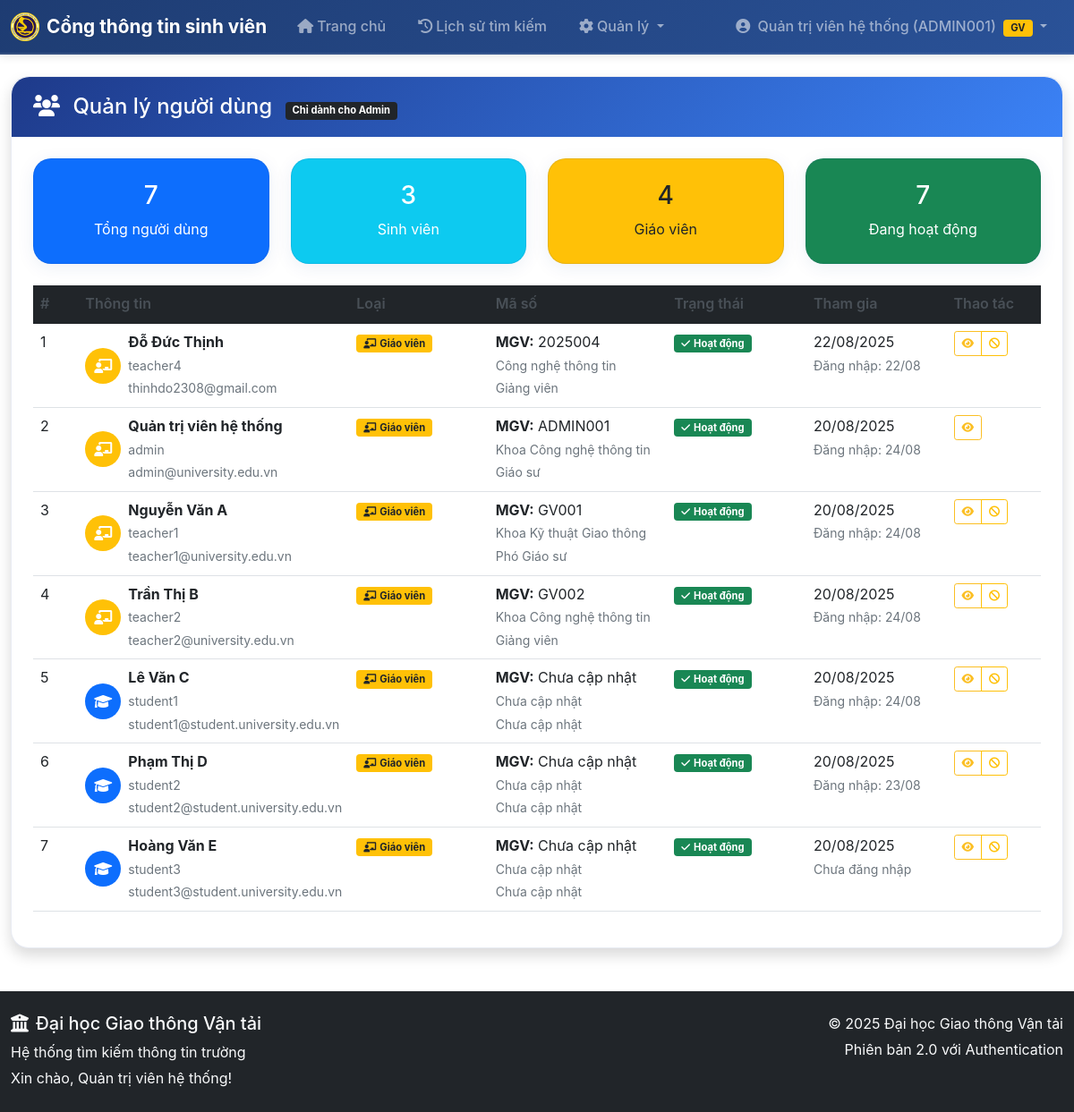
/admin/users (signed in), run on an earlier commit of the app's database.
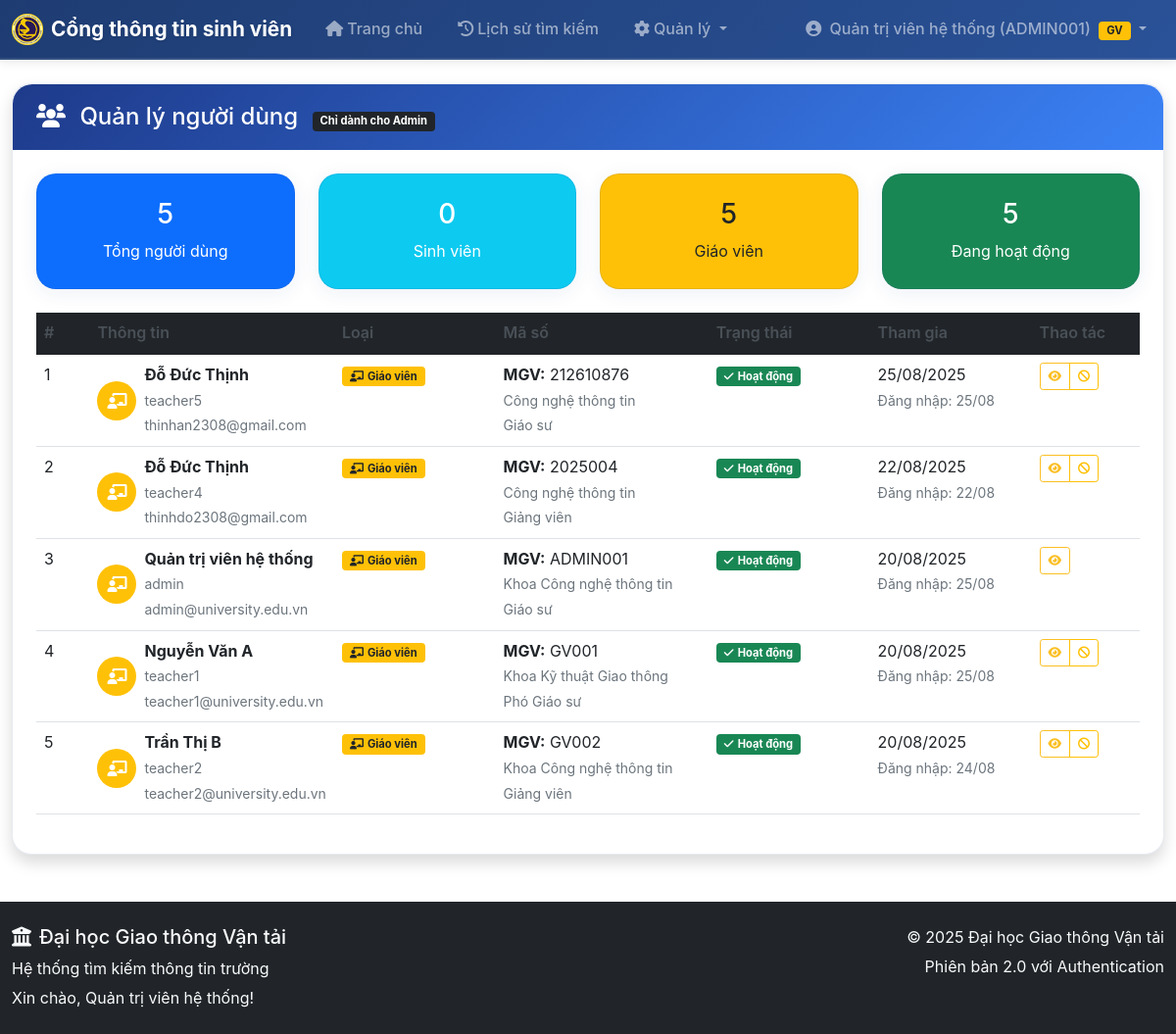
And on a later commit of the database.
### models.py (models this page shows, shortened)
class User(UserMixin, db.Model):
    id = db.Column(db.Integer, primary_key=True)
    username = db.Column(db.String(80), unique=True, nullable=False)
    email = db.Column(db.String(120), unique=True, nullable=False)
    password_hash = db.Column(db.String(255), nullable=False)
    full_name = db.Column(db.String(100), nullable=False)
    role = db.Column(db.String(20), nullable=False, default='teacher')
    teacher_id = db.Column(db.String(20), unique=True, nullable=True)  # Mã giáo viên
    department = db.Column(db.String(100), nullable=True)  # Khoa/Bộ môn
    position = db.Column(db.String(50), nullable=True)  # Chức vụ
    is_active = db.Column(db.Boolean, default=True, nullable=False)
    approval_status = db.Column(db.String(20), default='approved', nullable=False)  # 'pending', 'approved', 'rejected'
    created_at = db.Column(db.DateTime, default=datetime.utcnow)
    last_login = db.Column(db.DateTime, nullable=True)
    def is_teacher(self):
        return self.role == 'teacher'
    def is_admin(self):
        return self.username == 'admin' or self.role == 'admin'
    def get_display_name(self):
        if self.role == 'teacher' and self.teacher_id:
            return f"{self.full_name} ({self.teacher_id})"
        return self.full_name

### app.py (the view)
@app.route('/admin/users')
@login_required
def admin_users():
    if not current_user.is_admin():
        flash('Bạn không có quyền truy cập trang này.', 'error')
        return redirect(url_for('index'))
    page = request.args.get('page', 1, type=int)
    per_page = 20
    users = User.query.order_by(User.created_at.desc()) \
        .paginate(page=page, per_page=per_page, error_out=False)
    return render_template('admin/users.html', users=users)

### app.py (called while the page is built)
@login_manager.user_loader
def load_user(user_id):
    return db.session.get(User, int(user_id))

### templates/admin/users.html (shortened to what the changed rows need)
{% extends "base.html" %}
{% block content %}
<div class="row">
    <div class="col-12">
        <div class="card shadow">
            <div class="card-body">
                {% if users.items %}
                    <div class="row mb-4">
                        <div class="col-md-3">
                            <div class="card bg-primary text-white">
                                <div class="card-body text-center">
                                    <h3>{{ users.total }}</h3>
                                    <p class="mb-0">Tổng người dùng</p>
                                </div>
                            </div>
                        </div>
                        <div class="col-md-3">
                            <div class="card bg-info text-white">
                                <div class="card-body text-center">
                                    <h3>{{ users.items|selectattr('role', 'eq', 'student')|list|length }}</h3>
                                    <p class="mb-0">Sinh viên</p>
                                </div>
                            </div>
                        </div>
                        <div class="col-md-3">
                            <div class="card bg-warning text-dark">
                                <div class="card-body text-center">
                                    <h3>{{ users.items|selectattr('role', 'eq', 'teacher')|list|length }}</h3>
                                    <p class="mb-0">Giáo viên</p>
                                </div>
                            </div>
                        </div>
                        <div class="col-md-3">
                            <div class="card bg-success text-white">
                                <div class="card-body text-center">
                                    <h3>{{ users.items|selectattr('is_active', 'eq', true)|list|length }}</h3>
                                    <p class="mb-0">Đang hoạt động</p>
                                </div>
                            </div>
                        </div>
                    </div>
                    <div class="table-responsive">
                        <table class="table table-hover">
                            <thead class="table-dark">
                                <tr>
                                    <th width="5%">#</th>
                                    <th width="20%">Thông tin</th>
                                    <th width="15%">Loại</th>
                                    <th width="20%">Mã số</th>
                                    <th width="15%">Trạng thái</th>
                                    <th width="15%">Tham gia</th>
                                    <th width="10%">Thao tác</th>
                                </tr>
                            </thead>
                            <tbody>
                                {% for user in users.items %}
                                <tr class="{{ 'table-warning' if not user.is_active else '' }}">
                                    <td>{{ loop.index + (users.page - 1) * users.per_page }}</td>
                                    <td>
                                        <div class="d-flex align-items-center">
                                            <div class="avatar-sm bg-{{ 'warning' if user.is_teacher() else 'primary' }} text-white rounded-circle me-2 d-flex align-items-center justify-content-center">
                                                <i class="fas fa-{{ 'chalkboard-teacher' if user.is_teacher() else 'graduation-cap' }}"></i>
                                            </div>
                                            <div>
                                                <div class="fw-bold">{{ user.full_name }}</div>
                                                <small class="text-muted">{{ user.username }}</small><br>
                                                <small class="text-muted">{{ user.email }}</small>
                                            </div>
                                        </div>
                                    </td>
                                    <td>
                                        <span class="badge bg-warning text-dark">
                                            <i class="fas fa-chalkboard-teacher me-1"></i>Giáo viên
                                        </span>
                                    </td>
                                    <td>
                                        <div>
                                            <strong>MGV:</strong> {{ user.teacher_id or 'Chưa cập nhật' }}<br>
                                            <small class="text-muted">{{ user.department or 'Chưa cập nhật' }}</small><br>
                                            <small class="text-muted">
                                                {% if user.position == 'giang_vien' %}Giảng viên
                                                {% elif user.position == 'pho_giao_su' %}Phó Giáo sư
                                                {% elif user.position == 'giao_su' %}Giáo sư
                                                {% elif user.position == 'truong_khoa' %}Trưởng khoa
                                                {% elif user.position == 'pho_truong_khoa' %}Phó Trưởng khoa
                                                {% elif user.position == 'truong_bo_mon' %}Trưởng bộ môn
                                                {% else %}{{ user.position or 'Chưa cập nhật' }}{% endif %}
                                            </small>
                                        </div>
                                    </td>
                                    <td>
                                        {% if user.is_active %}
                                            <span class="badge bg-success">
                                                <i class="fas fa-check me-1"></i>Hoạt động
                                            </span>
                                        {% else %}
                                            <span class="badge bg-danger">
                                                <i class="fas fa-times me-1"></i>Vô hiệu hóa
                                            </span>
                                        {% endif %}
                                    </td>
                                    <td>
                                        <div class="text-nowrap">
                                            {{ user.created_at.strftime('%d/%m/%Y') if user.created_at else 'N/A' }}
                                        </div>
                                        {% if user.last_login %}
                                        <small class="text-muted">
                                            Đăng nhập: {{ user.last_login.strftime('%d/%m') }}
                                        </small>
                                        {% else %}
                                        <small class="text-muted">Chưa đăng nhập</small>
                                        {% endif %}
                                    </td>
                                    <td>
                                        <div class="btn-group btn-group-sm" role="group">
                                            <button type="button"
                                                    class="btn btn-outline-info btn-sm"
                                                    data-bs-toggle="modal"
                                                    data-bs-target="#userDetailModal"
                                                    data-user-id="{{ user.id }}"
                                                    title="Xem chi tiết">
                                                <i class="fas fa-eye"></i>
                                            </button>
                                            {% if user.id != current_user.id %}
                                            <button type="button"
                                                    class="btn btn-outline-{{ 'success' if not user.is_active else 'warning' }} btn-sm toggle-user-btn"
                                                    data-user-id="{{ user.id }}"
                                                    data-current-status="{{ user.is_active }}"
                                                    title="{{ 'Kích hoạt' if not user.is_active else 'Vô hiệu hóa' }}">
                                                <i class="fas fa-{{ 'check' if not user.is_active else 'ban' }}"></i>
                                            </button>
                                            {% endif %}
                                        </div>
                                    </td>
                                </tr>
                                {% endfor %}
                            </tbody>
                        </table>
                    </div>
                {% endif %}
            </div>
        </div>
    </div>
</div>
{% endblock %}

### templates/base.html (shortened to what the changed rows need)
<!DOCTYPE html>
<html lang="vi">
<head>
    <link href="https://cdn.jsdelivr.net/npm/bootstrap@5.1.3/dist/css/bootstrap.min.css" rel="stylesheet">
    <link rel="stylesheet" href="https://cdnjs.cloudflare.com/ajax/libs/font-awesome/6.0.0/css/all.min.css">
    <link rel="stylesheet" href="{{ url_for('static', filename='css/style.css') }}">
</head>
<body>
    <nav class="navbar navbar-expand-lg navbar-dark" style="background: linear-gradient(135deg, #1e3c72 0%, #2a5298 100%);">
        <div class="container">
            <div class="collapse navbar-collapse" id="navbarNav">
                <ul class="navbar-nav">
                    {% if current_user.is_authenticated %}
                        <li class="nav-item dropdown">
                            <a class="nav-link dropdown-toggle px-3" href="#" id="navbarDropdown" role="button" data-bs-toggle="dropdown">
                                <i class="fas fa-user-circle me-1"></i>
                                {{ current_user.get_display_name() }}
                                {% if current_user.is_authenticated and current_user.is_teacher() %}
                                    <span class="badge bg-warning text-dark ms-1">GV</span>
                                {% endif %}
                            </a>
                        </li>
                    {% endif %}
                </ul>
            </div>
        </div>
    </nav>
    <main class="container mt-4">
        {% block content %}{% endblock %}
    </main>
    <footer class="bg-dark text-light py-4 mt-5">
        <div class="container">
            <div class="row">
                <div class="col-md-6">
                    <h5><i class="fas fa-university me-2"></i>Đại học Giao thông Vận tải</h5>
                    <p class="mb-1">Hệ thống tìm kiếm thông tin trường</p>
                    <p class="mb-0">
                        {% if current_user.is_authenticated %}
                            Xin chào, {{ current_user.full_name }}!
                        {% else %}
                            Tìm kiếm mở cho tất cả mọi người - Không cần đăng nhập
                        {% endif %}
                    </p>
                </div>
            </div>
        </div>
    </footer>
</body>
</html>

What changed in the data, as far as the page shows it:
removed User: full_name "Lê Văn C", username "student1", email "student1@student.university.edu.vn", teacher_id "Chưa cập nhật", department "Chưa cập nhật", position "Chưa cập nhật", is_active True (drawn), created_at "20/08/2025", last_login "24/08", role "student" (drawn)
removed User: full_name "Phạm Thị D", username "student2", email "student2@student.university.edu.vn", teacher_id "Chưa cập nhật", department "Chưa cập nhật", position "Chưa cập nhật", is_active True (drawn), created_at "20/08/2025", last_login "23/08", role "student" (drawn)
removed User: full_name "Hoàng Văn E", username "student3", email "student3@student.university.edu.vn", teacher_id "Chưa cập nhật", department "Chưa cập nhật", position "Chưa cập nhật", is_active True (drawn), created_at "20/08/2025", shows "Chưa đăng nhập", role "student" (drawn)
changed User "Quản trị viên hệ thống": last_login "24/08" → "25/08"
added User: full_name "Đỗ Đức Thịnh", username "teacher5", email "thinhan2308@gmail.com", teacher "212610876", department "Công nghệ thông tin", position "Giáo sư", is_active True (drawn), created_at "25/08/2025", last_login "25/08"
changed User "Nguyễn Văn A": last_login "24/08" → "25/08"
Also different on the page:
{{ users.total }}: "7" → "5"
{{ users.items|selectattr('role', 'eq', 'student')|list|length }}: "3" → "0"
{{ users.items|selectattr('role', 'eq', 'teacher')|list|length }}: "4" → "5"
{{ users.items|selectattr('is_active', 'eq', true)|list|length }}: "7" → "5"
